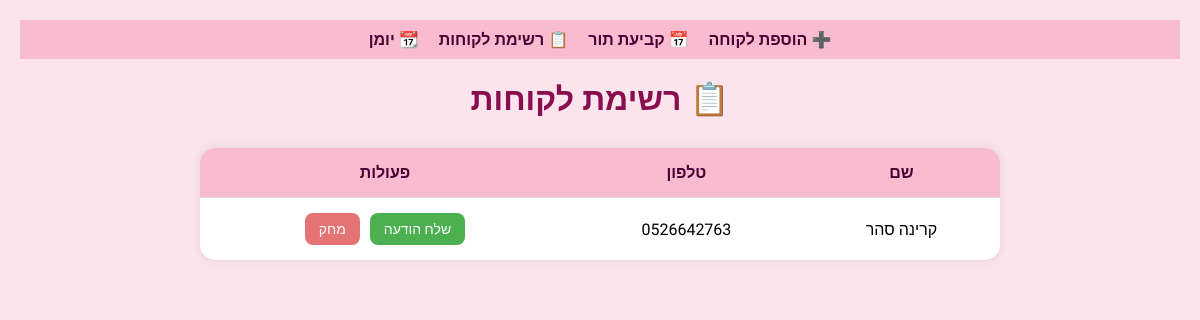
Before: /clients with the older database file.
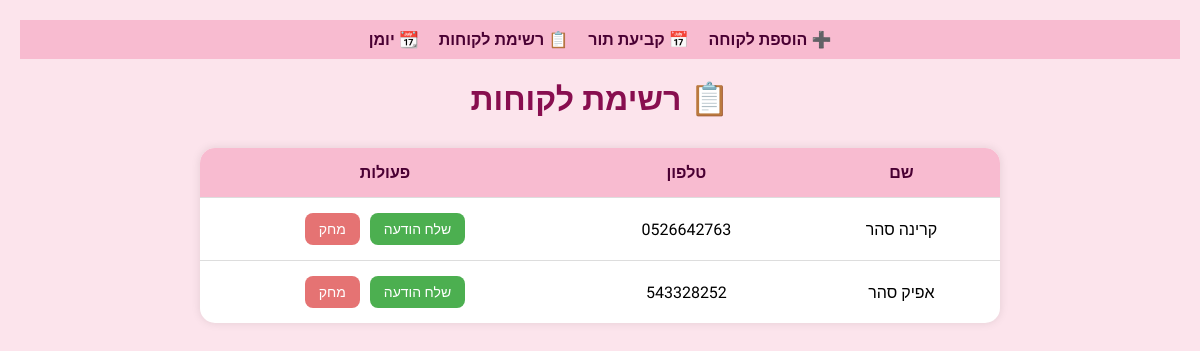
After: the same page with the newer database file.
### app.py (models this page shows)
class Client(db.Model):
    id = db.Column(db.Integer, primary_key=True)
    name = db.Column(db.String(100), nullable=False)
    phone = db.Column(db.String(20), nullable=False)

### app.py (the view)
@app.route('/clients')
def view_clients():
    clients = Client.query.all()
    return render_template('clients.html', clients=clients)

### templates/clients.html (shortened to what this page needs)
<!DOCTYPE html>
<html lang="he" dir="rtl">
<head>
</head>
<body>
  <nav>
    <a href="/add-client">➕ הוספת לקוחה</a>
    <a href="/add-appointment">📅 קביעת תור</a>
    <a href="/clients">📋 רשימת לקוחות</a>
    <a href="/calendar">📆 יומן</a>
  </nav>
  <h1>📋 רשימת לקוחות</h1>
  <table>
    <thead>
      <tr>
        <th>שם</th>
        <th>טלפון</th>
        <th>פעולות</th>
      </tr>
    </thead>
    <tbody>
      {% for client in clients %}
      <tr>
        <td>{{ client.name }}</td>
        <td>{{ client.phone }}</td>
        <td>
          <div class="btns">
            <a class="whatsapp-btn" href="/send-whatsapp/{{ client.id }}" target="_blank">שלח הודעה</a>
            <a class="delete-btn" href="/delete-client/{{ client.id }}" onclick="return confirm('האם אתה בטוח שברצונך למחוק את הלקוחה?');">מחק</a>
          </div>
        </td>
      </tr>
      {% endfor %}
    </tbody>
  </table>
</body>
</html>

Changed rows visible on the page:
added Client: name "אפיק סהר", phone "543328252"
